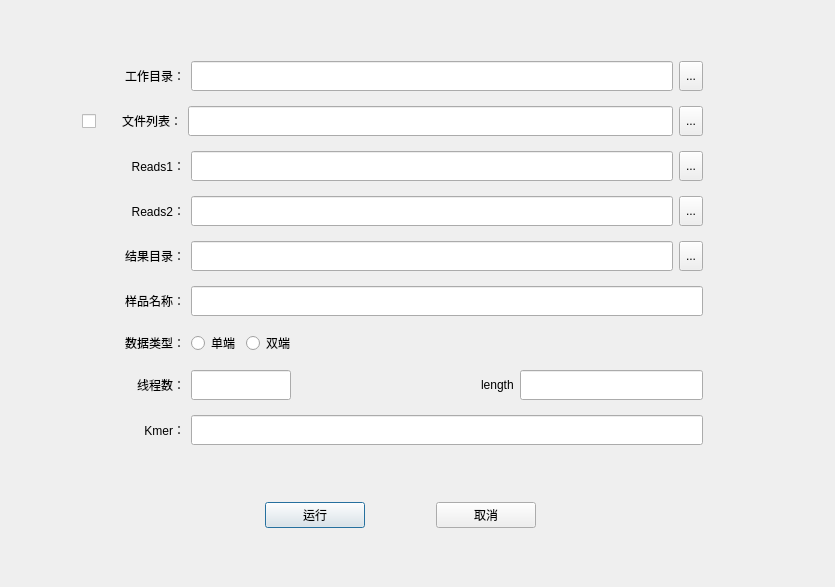
<?xml version="1.0" encoding="UTF-8"?>
<ui version="4.0">
 <class>Dialog</class>
 <widget class="QDialog" name="Dialog">
  <property name="geometry">
   <rect>
    <x>0</x>
    <y>0</y>
    <width>835</width>
    <height>587</height>
   </rect>
  </property>
  <property name="sizePolicy">
   <sizepolicy hsizetype="Fixed" vsizetype="Fixed">
    <horstretch>0</horstretch>
    <verstretch>0</verstretch>
   </sizepolicy>
  </property>
  <property name="windowTitle">
   <string>Dialog</string>
  </property>
  <widget class="QWidget" name="layoutWidget">
   <property name="geometry">
    <rect>
     <x>200</x>
     <y>500</y>
     <width>401</width>
     <height>30</height>
    </rect>
   </property>
   <layout class="QHBoxLayout" name="horizontalLayout_9">
    <item>
     <widget class="QPushButton" name="pushButton">
      <property name="maximumSize">
       <size>
        <width>100</width>
        <height>16777215</height>
       </size>
      </property>
      <property name="text">
       <string>运行</string>
      </property>
     </widget>
    </item>
    <item>
     <widget class="QPushButton" name="pushButton_2">
      <property name="maximumSize">
       <size>
        <width>100</width>
        <height>16777215</height>
       </size>
      </property>
      <property name="text">
       <string>取消</string>
      </property>
     </widget>
    </item>
   </layout>
  </widget>
  <widget class="QWidget" name="layoutWidget">
   <property name="geometry">
    <rect>
     <x>82</x>
     <y>52</y>
     <width>621</width>
     <height>411</height>
    </rect>
   </property>
   <layout class="QVBoxLayout" name="verticalLayout">
    <item>
     <layout class="QHBoxLayout" name="horizontalLayout_10">
      <item>
       <spacer name="horizontalSpacer_3">
        <property name="orientation">
         <enum>Qt::Horizontal</enum>
        </property>
        <property name="sizeType">
         <enum>QSizePolicy::Fixed</enum>
        </property>
        <property name="sizeHint" stdset="0">
         <size>
          <width>23</width>
          <height>20</height>
         </size>
        </property>
       </spacer>
      </item>
      <item>
       <widget class="QLabel" name="work_path">
        <property name="sizePolicy">
         <sizepolicy hsizetype="Minimum" vsizetype="Preferred">
          <horstretch>0</horstretch>
          <verstretch>0</verstretch>
         </sizepolicy>
        </property>
        <property name="minimumSize">
         <size>
          <width>80</width>
          <height>0</height>
         </size>
        </property>
        <property name="text">
         <string>工作目录：</string>
        </property>
        <property name="alignment">
         <set>Qt::AlignRight|Qt::AlignTrailing|Qt::AlignVCenter</set>
        </property>
       </widget>
      </item>
      <item>
       <widget class="QLineEdit" name="work_path_LE">
        <property name="sizePolicy">
         <sizepolicy hsizetype="Expanding" vsizetype="Maximum">
          <horstretch>0</horstretch>
          <verstretch>0</verstretch>
         </sizepolicy>
        </property>
        <property name="maximumSize">
         <size>
          <width>16777215</width>
          <height>30</height>
         </size>
        </property>
       </widget>
      </item>
      <item>
       <widget class="QToolButton" name="work_path_btn">
        <property name="maximumSize">
         <size>
          <width>30</width>
          <height>30</height>
         </size>
        </property>
        <property name="text">
         <string>...</string>
        </property>
       </widget>
      </item>
     </layout>
    </item>
    <item>
     <layout class="QHBoxLayout" name="horizontalLayout_8">
      <item>
       <widget class="QCheckBox" name="checkBox">
        <property name="sizePolicy">
         <sizepolicy hsizetype="Maximum" vsizetype="Fixed">
          <horstretch>0</horstretch>
          <verstretch>0</verstretch>
         </sizepolicy>
        </property>
        <property name="maximumSize">
         <size>
          <width>20</width>
          <height>30</height>
         </size>
        </property>
        <property name="text">
         <string/>
        </property>
       </widget>
      </item>
      <item>
       <widget class="QLabel" name="file_list">
        <property name="sizePolicy">
         <sizepolicy hsizetype="Minimum" vsizetype="Preferred">
          <horstretch>0</horstretch>
          <verstretch>0</verstretch>
         </sizepolicy>
        </property>
        <property name="minimumSize">
         <size>
          <width>80</width>
          <height>0</height>
         </size>
        </property>
        <property name="text">
         <string>文件列表：</string>
        </property>
        <property name="alignment">
         <set>Qt::AlignRight|Qt::AlignTrailing|Qt::AlignVCenter</set>
        </property>
       </widget>
      </item>
      <item>
       <widget class="QLineEdit" name="file_list_LE">
        <property name="maximumSize">
         <size>
          <width>16777215</width>
          <height>30</height>
         </size>
        </property>
       </widget>
      </item>
      <item>
       <widget class="QToolButton" name="file_list_btn">
        <property name="maximumSize">
         <size>
          <width>30</width>
          <height>30</height>
         </size>
        </property>
        <property name="text">
         <string>...</string>
        </property>
       </widget>
      </item>
     </layout>
    </item>
    <item>
     <layout class="QHBoxLayout" name="horizontalLayout_7">
      <item>
       <spacer name="horizontalSpacer_4">
        <property name="orientation">
         <enum>Qt::Horizontal</enum>
        </property>
        <property name="sizeType">
         <enum>QSizePolicy::Fixed</enum>
        </property>
        <property name="sizeHint" stdset="0">
         <size>
          <width>23</width>
          <height>20</height>
         </size>
        </property>
       </spacer>
      </item>
      <item>
       <widget class="QLabel" name="reads_one">
        <property name="sizePolicy">
         <sizepolicy hsizetype="Minimum" vsizetype="Preferred">
          <horstretch>0</horstretch>
          <verstretch>0</verstretch>
         </sizepolicy>
        </property>
        <property name="minimumSize">
         <size>
          <width>80</width>
          <height>0</height>
         </size>
        </property>
        <property name="text">
         <string>Reads1：</string>
        </property>
        <property name="alignment">
         <set>Qt::AlignRight|Qt::AlignTrailing|Qt::AlignVCenter</set>
        </property>
       </widget>
      </item>
      <item>
       <widget class="QLineEdit" name="reads_one_LE">
        <property name="maximumSize">
         <size>
          <width>16777215</width>
          <height>30</height>
         </size>
        </property>
       </widget>
      </item>
      <item>
       <widget class="QToolButton" name="reads1_btn">
        <property name="maximumSize">
         <size>
          <width>30</width>
          <height>30</height>
         </size>
        </property>
        <property name="text">
         <string>...</string>
        </property>
       </widget>
      </item>
     </layout>
    </item>
    <item>
     <layout class="QHBoxLayout" name="horizontalLayout_6">
      <item>
       <spacer name="horizontalSpacer_5">
        <property name="orientation">
         <enum>Qt::Horizontal</enum>
        </property>
        <property name="sizeType">
         <enum>QSizePolicy::Fixed</enum>
        </property>
        <property name="sizeHint" stdset="0">
         <size>
          <width>23</width>
          <height>20</height>
         </size>
        </property>
       </spacer>
      </item>
      <item>
       <widget class="QLabel" name="reads_tow">
        <property name="sizePolicy">
         <sizepolicy hsizetype="Minimum" vsizetype="Preferred">
          <horstretch>0</horstretch>
          <verstretch>0</verstretch>
         </sizepolicy>
        </property>
        <property name="minimumSize">
         <size>
          <width>80</width>
          <height>0</height>
         </size>
        </property>
        <property name="text">
         <string>Reads2：</string>
        </property>
        <property name="alignment">
         <set>Qt::AlignRight|Qt::AlignTrailing|Qt::AlignVCenter</set>
        </property>
       </widget>
      </item>
      <item>
       <widget class="QLineEdit" name="reads_two_LE">
        <property name="maximumSize">
         <size>
          <width>16777215</width>
          <height>30</height>
         </size>
        </property>
       </widget>
      </item>
      <item>
       <widget class="QToolButton" name="reads2_btn">
        <property name="maximumSize">
         <size>
          <width>30</width>
          <height>30</height>
         </size>
        </property>
        <property name="text">
         <string>...</string>
        </property>
       </widget>
      </item>
     </layout>
    </item>
    <item>
     <layout class="QHBoxLayout" name="horizontalLayout_5">
      <item>
       <spacer name="horizontalSpacer_6">
        <property name="orientation">
         <enum>Qt::Horizontal</enum>
        </property>
        <property name="sizeType">
         <enum>QSizePolicy::Fixed</enum>
        </property>
        <property name="sizeHint" stdset="0">
         <size>
          <width>23</width>
          <height>20</height>
         </size>
        </property>
       </spacer>
      </item>
      <item>
       <widget class="QLabel" name="result_path">
        <property name="sizePolicy">
         <sizepolicy hsizetype="Minimum" vsizetype="Preferred">
          <horstretch>0</horstretch>
          <verstretch>0</verstretch>
         </sizepolicy>
        </property>
        <property name="minimumSize">
         <size>
          <width>80</width>
          <height>0</height>
         </size>
        </property>
        <property name="text">
         <string>结果目录：</string>
        </property>
        <property name="alignment">
         <set>Qt::AlignRight|Qt::AlignTrailing|Qt::AlignVCenter</set>
        </property>
       </widget>
      </item>
      <item>
       <widget class="QLineEdit" name="result_path_LE">
        <property name="maximumSize">
         <size>
          <width>16777215</width>
          <height>30</height>
         </size>
        </property>
       </widget>
      </item>
      <item>
       <widget class="QToolButton" name="result_btn">
        <property name="maximumSize">
         <size>
          <width>30</width>
          <height>30</height>
         </size>
        </property>
        <property name="text">
         <string>...</string>
        </property>
       </widget>
      </item>
     </layout>
    </item>
    <item>
     <layout class="QHBoxLayout" name="horizontalLayout_4">
      <item>
       <spacer name="horizontalSpacer_7">
        <property name="orientation">
         <enum>Qt::Horizontal</enum>
        </property>
        <property name="sizeType">
         <enum>QSizePolicy::Fixed</enum>
        </property>
        <property name="sizeHint" stdset="0">
         <size>
          <width>23</width>
          <height>20</height>
         </size>
        </property>
       </spacer>
      </item>
      <item>
       <widget class="QLabel" name="sample_name">
        <property name="sizePolicy">
         <sizepolicy hsizetype="Minimum" vsizetype="Preferred">
          <horstretch>0</horstretch>
          <verstretch>0</verstretch>
         </sizepolicy>
        </property>
        <property name="minimumSize">
         <size>
          <width>80</width>
          <height>0</height>
         </size>
        </property>
        <property name="text">
         <string>样品名称：</string>
        </property>
        <property name="alignment">
         <set>Qt::AlignRight|Qt::AlignTrailing|Qt::AlignVCenter</set>
        </property>
       </widget>
      </item>
      <item>
       <widget class="QLineEdit" name="sample_name_LE">
        <property name="maximumSize">
         <size>
          <width>16777215</width>
          <height>30</height>
         </size>
        </property>
       </widget>
      </item>
     </layout>
    </item>
    <item>
     <layout class="QHBoxLayout" name="horizontalLayout_3">
      <item>
       <spacer name="horizontalSpacer_8">
        <property name="orientation">
         <enum>Qt::Horizontal</enum>
        </property>
        <property name="sizeType">
         <enum>QSizePolicy::Fixed</enum>
        </property>
        <property name="sizeHint" stdset="0">
         <size>
          <width>23</width>
          <height>20</height>
         </size>
        </property>
       </spacer>
      </item>
      <item>
       <widget class="QLabel" name="data_type">
        <property name="sizePolicy">
         <sizepolicy hsizetype="Minimum" vsizetype="Preferred">
          <horstretch>0</horstretch>
          <verstretch>0</verstretch>
         </sizepolicy>
        </property>
        <property name="minimumSize">
         <size>
          <width>80</width>
          <height>0</height>
         </size>
        </property>
        <property name="text">
         <string>数据类型：</string>
        </property>
        <property name="alignment">
         <set>Qt::AlignRight|Qt::AlignTrailing|Qt::AlignVCenter</set>
        </property>
       </widget>
      </item>
      <item>
       <widget class="QRadioButton" name="single_btn">
        <property name="text">
         <string>单端</string>
        </property>
       </widget>
      </item>
      <item>
       <widget class="QRadioButton" name="double_btn">
        <property name="text">
         <string>双端</string>
        </property>
       </widget>
      </item>
      <item>
       <spacer name="horizontalSpacer_2">
        <property name="orientation">
         <enum>Qt::Horizontal</enum>
        </property>
        <property name="sizeHint" stdset="0">
         <size>
          <width>40</width>
          <height>20</height>
         </size>
        </property>
       </spacer>
      </item>
     </layout>
    </item>
    <item>
     <layout class="QHBoxLayout" name="horizontalLayout">
      <item>
       <spacer name="horizontalSpacer_9">
        <property name="orientation">
         <enum>Qt::Horizontal</enum>
        </property>
        <property name="sizeType">
         <enum>QSizePolicy::Fixed</enum>
        </property>
        <property name="sizeHint" stdset="0">
         <size>
          <width>23</width>
          <height>20</height>
         </size>
        </property>
       </spacer>
      </item>
      <item>
       <widget class="QLabel" name="thread_num">
        <property name="sizePolicy">
         <sizepolicy hsizetype="Minimum" vsizetype="Preferred">
          <horstretch>0</horstretch>
          <verstretch>0</verstretch>
         </sizepolicy>
        </property>
        <property name="minimumSize">
         <size>
          <width>80</width>
          <height>0</height>
         </size>
        </property>
        <property name="font">
         <font>
          <pointsize>9</pointsize>
         </font>
        </property>
        <property name="text">
         <string>线程数：</string>
        </property>
        <property name="alignment">
         <set>Qt::AlignRight|Qt::AlignTrailing|Qt::AlignVCenter</set>
        </property>
       </widget>
      </item>
      <item>
       <widget class="QLineEdit" name="thread_num_LE">
        <property name="sizePolicy">
         <sizepolicy hsizetype="Expanding" vsizetype="Fixed">
          <horstretch>0</horstretch>
          <verstretch>0</verstretch>
         </sizepolicy>
        </property>
        <property name="maximumSize">
         <size>
          <width>100</width>
          <height>30</height>
         </size>
        </property>
       </widget>
      </item>
      <item>
       <spacer name="horizontalSpacer">
        <property name="orientation">
         <enum>Qt::Horizontal</enum>
        </property>
        <property name="sizeHint" stdset="0">
         <size>
          <width>40</width>
          <height>20</height>
         </size>
        </property>
       </spacer>
      </item>
      <item>
       <widget class="QLabel" name="length">
        <property name="text">
         <string>length</string>
        </property>
       </widget>
      </item>
      <item>
       <widget class="QLineEdit" name="length_LE">
        <property name="maximumSize">
         <size>
          <width>200</width>
          <height>30</height>
         </size>
        </property>
       </widget>
      </item>
     </layout>
    </item>
    <item>
     <layout class="QHBoxLayout" name="horizontalLayout_2">
      <item>
       <spacer name="horizontalSpacer_10">
        <property name="orientation">
         <enum>Qt::Horizontal</enum>
        </property>
        <property name="sizeType">
         <enum>QSizePolicy::Fixed</enum>
        </property>
        <property name="sizeHint" stdset="0">
         <size>
          <width>23</width>
          <height>20</height>
         </size>
        </property>
       </spacer>
      </item>
      <item>
       <widget class="QLabel" name="kmer">
        <property name="minimumSize">
         <size>
          <width>80</width>
          <height>0</height>
         </size>
        </property>
        <property name="text">
         <string>Kmer：</string>
        </property>
        <property name="alignment">
         <set>Qt::AlignRight|Qt::AlignTrailing|Qt::AlignVCenter</set>
        </property>
       </widget>
      </item>
      <item>
       <widget class="QLineEdit" name="kmer_LE">
        <property name="minimumSize">
         <size>
          <width>0</width>
          <height>30</height>
         </size>
        </property>
       </widget>
      </item>
     </layout>
    </item>
   </layout>
  </widget>
 </widget>
 <resources/>
 <connections/>
</ui>
